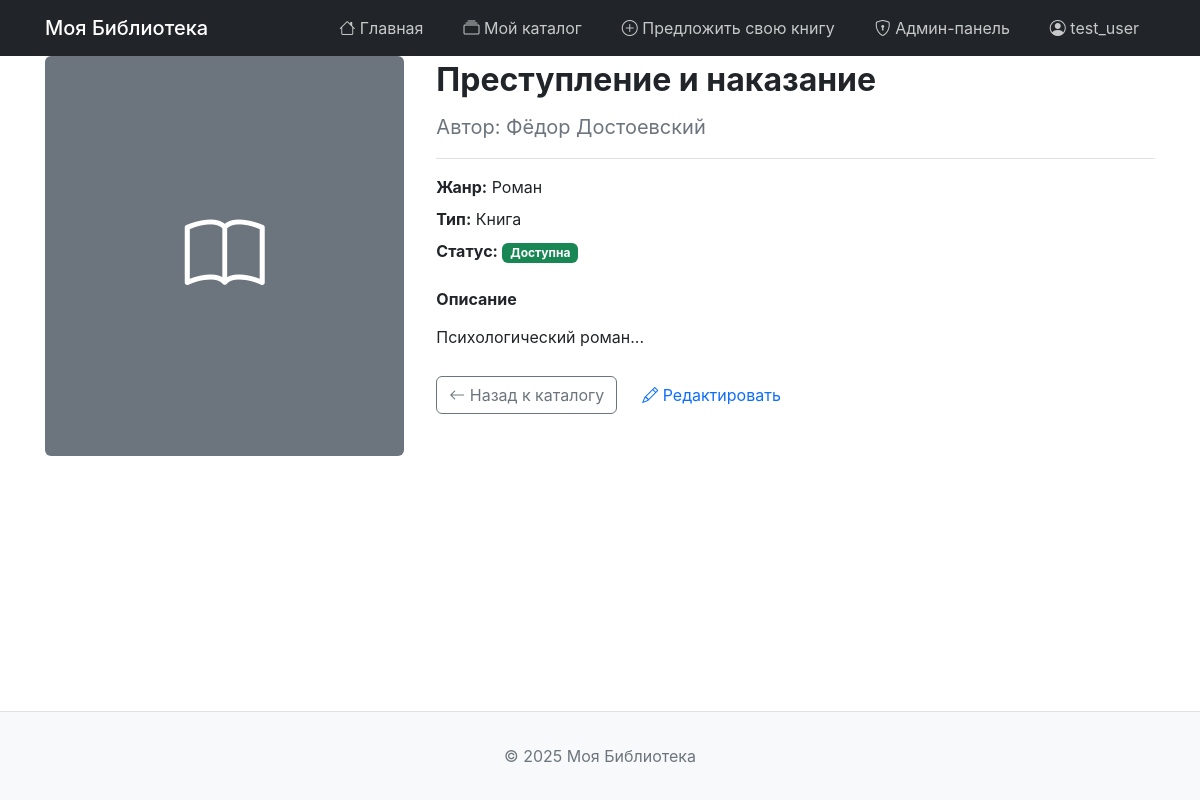
The page /book/2 (signed in) on the database its author committed.
### models.py (models this page shows, shortened)
class User(db.Model):
    __tablename__ = 'users'
    id = db.Column(db.Integer, primary_key=True, autoincrement=True, comment='Уникальный идентификатор пользователя')
    username = db.Column(db.String(80), unique=True, nullable=False, comment='Имя пользователя (логин)')
    email = db.Column(db.String(120), unique=True, nullable=False, comment='Электронная почта')
    password_hash = db.Column(db.String(256), nullable=False, comment='Хеш пароля')
    last_name = db.Column(db.String(120), comment='Фамилия')
    patronymic = db.Column(db.String(120), comment='Отчество')
    group_number = db.Column(db.String(50), comment='Номер учебной группы')
    role = db.Column(db.String(20), nullable=False, default='user', comment='Роль: user или admin')
    created_at = db.Column(db.DateTime, default=datetime.utcnow, comment='Дата регистрации')
    last_login = db.Column(db.DateTime, comment='Дата последнего входа')
    is_active = db.Column(db.Boolean, default=True, comment='Флаг активности аккаунта')
    reservations = db.relationship('Reservation', back_populates='user', lazy=True, cascade='all, delete-orphan')
    suggested_items = db.relationship('Item', back_populates='suggester', lazy=True)
    read_history = db.relationship('ReadHistory', back_populates='user', lazy=True, cascade='all, delete-orphan')
    @property
    def is_authenticated(self):
        return True

class Item(db.Model):
    __tablename__ = 'items'
    id = db.Column(db.Integer, primary_key=True, autoincrement=True, comment='Уникальный идентификатор элемента')
    title = db.Column(db.String(200), nullable=False, comment='Название')
    author = db.Column(db.String(200), comment='Автор')
    type = db.Column(db.String(50), comment='Тип: Книга, Фильм и т.д.')
    genre = db.Column(db.String(100), comment='Жанр')
    status = db.Column(db.String(50), default='Доступна', comment='Статус: Доступна, Забронирована, На рассмотрении')
    image_url = db.Column(db.String(500), comment='URL обложки')
    description = db.Column(db.Text, comment='Описание')
    created_at = db.Column(db.DateTime, default=datetime.utcnow, comment='Дата добавления')
    suggested_by_user_id = db.Column(db.Integer, db.ForeignKey('users.id'), comment='ID пользователя, предложившего элемент')
    suggester = db.relationship('User', back_populates='suggested_items')
    reservations = db.relationship('Reservation', back_populates='item', lazy=True, cascade='all, delete-orphan')
    read_history = db.relationship('ReadHistory', back_populates='item', lazy=True, cascade='all, delete-orphan')

### app.py (the view)
@app.route('/book/<int:item_id>')
@login_required
def book_details(item_id):
    book = Item.query.get(item_id)
    if book is None:
        abort(404)
    return render_template('book_details.html', book=book)

### auth.py (called while the page is built)
@login_manager.user_loader
def load_user(user_id):
    return User.query.get(int(user_id))

### templates/book_details.html (shortened to what this page needs)
{% extends "layout.html" %}
{% block content %}
<div class="book-details">
    <div class="book-details-image">
        {% if book.image_url %}
        <img src="{{ book.image_url }}" class="book-cover" alt="{{ book.title }}">
        {% else %}
        <div class="book-cover-placeholder">
            <i class="bi bi-book"></i>
        </div>
        {% endif %}
    </div>
    <div class="book-details-info">
        <h1 class="book-title">{{ book.title }}</h1>
        <p class="author">Автор: {{ book.author or 'Не указан' }}</p>
        <hr>
        <div class="meta">
            <p><strong>Жанр:</strong> {{ book.genre or 'Не указан' }}</p>
            <p><strong>Тип:</strong> {{ book.type or 'Не указан' }}</p>
            <p>
                <strong>Статус:</strong>
                {% if book.status == 'Доступна' %}
                <span class="badge badge-success">Доступна</span>
                {% elif book.status == 'Забронирована' %}
                <span class="badge badge-warning">Забронирована</span>
                {% else %}
                <span class="badge badge-secondary">{{ book.status }}</span>
                {% endif %}
            </p>
        </div>
        {% if book.description %}
        <h4 class="section-title">Описание</h4>
        <p class="description">{{ book.description }}</p>
        {% endif %}
        <div class="book-actions">
            <a href="{{ url_for('index') }}" class="btn btn-outline-secondary">
                <i class="bi bi-arrow-left"></i> Назад к каталогу
            </a>
            {% if current_user.role == 'admin' %}
            <a href="{{ url_for('edit_book', item_id=book.id) }}" class="btn btn-outline-primary">
                <i class="bi bi-pencil"></i> Редактировать
            </a>
            {% endif %}
        </div>
    </div>
</div>
{% endblock %}

### templates/layout.html (shortened to what this page needs)
<!DOCTYPE html>
<html lang="ru">
<head>
    <link rel="stylesheet" href="https://cdn.jsdelivr.net/npm/bootstrap-icons@1.11.3/font/bootstrap-icons.min.css">
    <link rel="stylesheet" href="{{ url_for('static', filename='css/style.css') }}">
</head>
<body>
    <nav class="navbar">
        <div class="container">
            <a class="navbar-brand" href="{{ url_for('index') }}">Моя Библиотека</a>
            <div class="navbar-collapse" id="navbarNav">
                <ul class="navbar-nav ms-auto">
                    <li class="nav-item">
                        <a class="nav-link {% if request.endpoint == 'index' %}active{% endif %}" href="{{ url_for('index') }}">
                            <i class="bi bi-house"></i> Главная
                        </a>
                    </li>
                    {% if current_user.is_authenticated %}
                    <li class="nav-item">
                        <a class="nav-link {% if request.endpoint == 'my_catalog' %}active{% endif %}" href="{{ url_for('my_catalog') }}">
                            <i class="bi bi-collection"></i> Мой каталог
                        </a>
                    </li>
                    <li class="nav-item">
                        <a class="nav-link {% if request.endpoint == 'add_book' %}active{% endif %}" href="{{ url_for('add_book') }}">
                            <i class="bi bi-plus-circle"></i> Предложить свою книгу
                        </a>
                    </li>
                    {% if current_user.role == 'admin' %}
                    <li class="nav-item">
                        <a class="nav-link {% if request.endpoint == 'admin_panel' %}active{% endif %}" href="{{ url_for('admin_panel') }}">
                            <i class="bi bi-shield-lock"></i> Админ-панель
                        </a>
                    </li>
                    {% endif %}
                    <li class="nav-item dropdown">
                        <a class="nav-link dropdown-toggle" href="#" id="userDropdown" role="button">
                            <i class="bi bi-person-circle"></i> {{ current_user.username }}
                        </a>
                    </li>
                    {% endif %}
                </ul>
            </div>
        </div>
    </nav>
    <main class="container">
        {% block content %}{% endblock %}
    </main>
    <footer>
        <p>&copy; 2025 Моя Библиотека</p>
    </footer>
</body>
</html>

### static/css/style.css (style rules this page uses)
:root { --primary: #0d6efd; --primary-hover: #0b5ed7; --secondary: #6c757d; --success: #198754; --success-hover: #157347; --danger: #dc3545; --danger-hover: #bb2d3b; --warning: #ffc107; --info: #0dcaf0; --light: #f8f9fa; --dark: #212529; --white: #ffffff; --border-color: #dee2e6; --text-muted: #6c757d; --bg-dark: #212529; --shadow: 0 0.5rem 1rem rgba(0, 0, 0, 0.15); --shadow-sm: 0 0.125rem 0.25rem rgba(0, 0, 0, 0.075); --border-radius: 0.375rem; --border-radius-lg: 0.5rem; --transition: all 0.2s ease-in-out; }
* { margin: 0; padding: 0; box-sizing: border-box; }
body { font-family: -apple-system, BlinkMacSystemFont, 'Segoe UI', Roboto, 'Helvetica Neue', Arial, sans-serif; font-size: 1rem; line-height: 1.5; color: #212529; background-color: #fff; min-height: 100vh; display: flex; flex-direction: column; }
a { color: var(--primary); text-decoration: none; transition: var(--transition); }
.container { width: 100%; max-width: 1140px; margin: 0 auto; padding: 0 15px; }
.navbar { background-color: var(--bg-dark); padding: 0.5rem 1rem; position: sticky; top: 0; z-index: 1000; }
.navbar .container { display: flex; justify-content: space-between; align-items: center; }
.navbar-brand { font-size: 1.25rem; font-weight: 500; color: var(--white) !important; text-decoration: none; }
.navbar-nav { display: flex; list-style: none; margin: 0; padding: 0; gap: 0.5rem; }
.nav-link { display: block; padding: 0.5rem 1rem; color: rgba(255, 255, 255, 0.75) !important; text-decoration: none; border-radius: var(--border-radius); transition: var(--transition); }
.nav-item.dropdown { position: relative; }
.btn { display: inline-block; font-weight: 400; text-align: center; vertical-align: middle; cursor: pointer; user-select: none; padding: 0.375rem 0.75rem; font-size: 1rem; line-height: 1.5; border-radius: var(--border-radius); transition: var(--transition); border: 1px solid transparent; text-decoration: none !important; }
.btn-outline-secondary { color: var(--secondary); background-color: transparent; border-color: var(--secondary); }
.badge { display: inline-block; padding: 0.35em 0.65em; font-size: 0.75em; font-weight: 700; line-height: 1; text-align: center; white-space: nowrap; vertical-align: baseline; border-radius: 0.375rem; }
.badge-success { background-color: var(--success); color: var(--white); }
.ms-auto { margin-left: auto !important; }
footer { margin-top: auto; padding: 2rem 0; text-align: center; color: var(--text-muted); border-top: 1px solid var(--border-color); background-color: var(--light); }
main { flex: 1; padding: 2rem 0; }
.book-details { display: flex; flex-wrap: wrap; gap: 2rem; }
.book-details-image { flex: 1; min-width: 250px; max-width: 400px; }
.book-cover-placeholder { width: 100%; height: 400px; background-color: var(--secondary); color: var(--white); display: flex; align-items: center; justify-content: center; border-radius: var(--border-radius); }
.book-cover-placeholder i { font-size: 5rem; }
.book-details-info { flex: 2; min-width: 300px; }
.book-title { margin-bottom: 0.5rem; word-wrap: break-word; overflow-wrap: break-word; }
.book-details-info .author { font-size: 1.25rem; color: var(--text-muted); margin-bottom: 1rem; }
.book-details-info .meta { margin-bottom: 1.5rem; }
.book-details-info .meta p { margin-bottom: 0.5rem; word-wrap: break-word; overflow-wrap: break-word; }
.book-details-info .description { margin-bottom: 1.5rem; line-height: 1.8; word-wrap: break-word; overflow-wrap: break-word; }
.section-title { margin-top: 1.5rem; margin-bottom: 0.75rem; }
.book-actions { display: flex; gap: 0.75rem; flex-wrap: wrap; margin-top: 1.5rem; }
hr { border: none; border-top: 1px solid var(--border-color); margin: 1rem 0; }

### rows shown on the page
User: username "test_user"
Item: title "Преступление и наказание", author "Фёдор Достоевский", genre "Роман", type "Книга", description "Психологический роман..."
